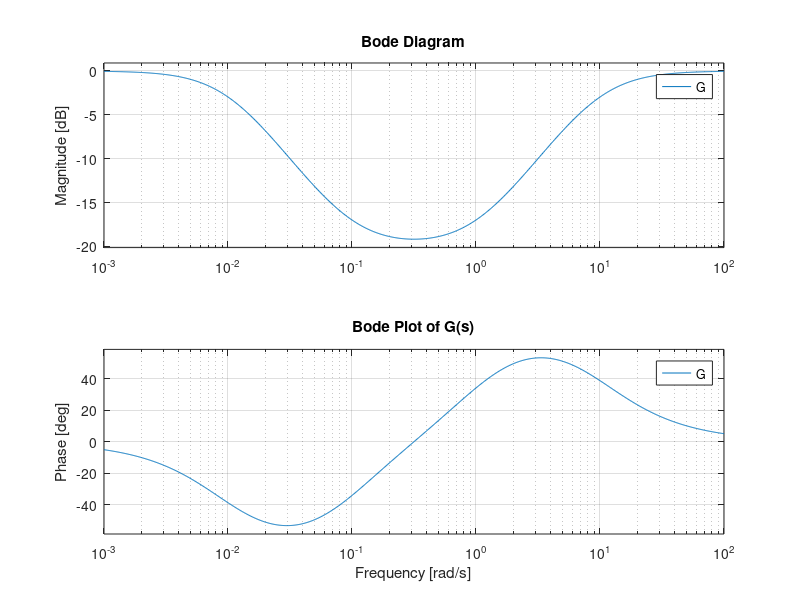

Write MATLAB code to recreate this figure.
% Transfer function G(s)
numerator = conv([10, 1], [1, 1]); % (10s + 1)(s + 1)
denominator = conv([100, 1], [0.1, 1]); % (100s + 1)(0.1s + 1)

G = tf(numerator, denominator);

% Bode plot to visualize the frequency response
figure;
bode(G);
grid on;
title('Bode Plot of G(s)');

